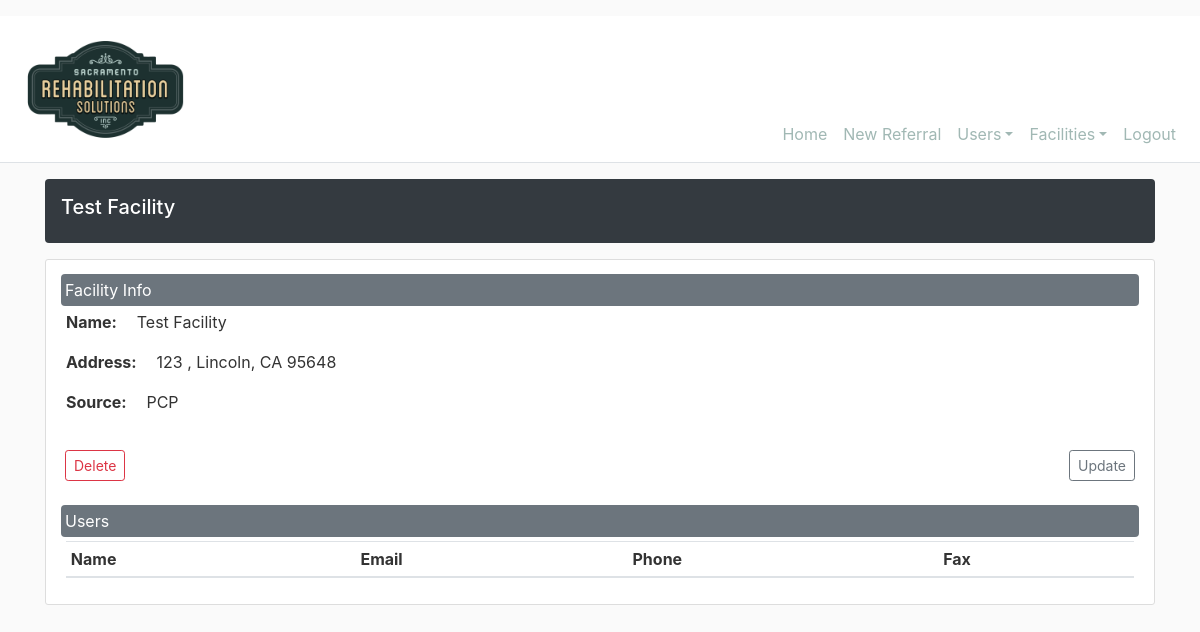
The page /facility/2 (signed in) on the database its author committed.
### srs_intake/models.py (models this page shows, shortened)
class Facility(db.Model):
    id = db.Column(db.Integer, primary_key=True, autoincrement=True)
    name = db.Column(db.String(50), nullable=True)
    address1 = db.Column(db.String(120), nullable=True)
    address2 = db.Column(db.String(120), nullable=True)
    city = db.Column(db.String(20), nullable=True)
    state = db.Column(db.String(2), nullable=True)
    zip_code = db.Column(db.String(10), nullable=True)
    source = db.Column(db.String(10), nullable=True)
    users = db.relationship('User', backref='facility_user', lazy=True)
    referrals = db.relationship('Referral', backref='facility_ref', lazy=True)

### srs_intake/facilities/routes.py (the view)
@facilities.route("/facility/<int:facility_id>")
@fresh_login_required
def facility(facility_id):
    facility = Facility.query.get_or_404(facility_id)
    return render_template('facilities/facility.html', title=f"{facility.name}", facility=facility)

### srs_intake/models.py (called while the page is built)
@login_manager.user_loader
def load_user(user_id):
    return User.query.get(int(user_id))

### srs_intake/templates/facilities/facility.html (shortened to what this page needs)
{% extends "layout.html" %}
{% block content %}
    <div class="d-flex align-items-center p-3 my-3 text-white bg-dark rounded shadow-sm">
        <div class="lh-100">
            <h5 class="lh-100">
                {{ title }}
            </h5>
        </div>
    </div>
    <div class="row">
        <div class="col-md-12">
            <div class="content-section">
                <div class="form-group">
                    <div class="form-row">
                        <legend class="col-form-label col-md-12 p-1 my-1 text-white bg-secondary rounded shadow-sm">Facility Info</legend>
                    </div>
                    <div class="form-row">
                        <div class="form-group col-md-6">
                            <span class="font-weight-bold pr-3">Name: </span>{{ facility.name }}
                        </div>
                    </div>
                    <div class="form-row">
                        <div class="form-group col-md-4">
                            <span class="font-weight-bold pr-3">Address: </span>{{ facility.address1 }} {{ facility.address2 }}, {{ facility.city }}, {{ facility.state }} {{ facility.zip_code }}
                        </div>
                    </div>
                    <div class="form-row">
                        <div class="form-group col-md-4">
                            <span class="font-weight-bold pr-3">Source: </span>{{ facility.source.upper() }}
                        </div>
                    </div>
                </div>
                <div class="form-row d-flex justify-content-between">
                    <div class="form-group d-flex justify-content-start">
                        <button type="button" class="btn btn-outline-danger btn-sm m-1" data-toggle="modal" data-target="#deleteModal">Delete</button>
                    </div>
                    <div class="form-group d-flex justify-content-end">
                        <a class="btn btn-outline-secondary btn-sm m-1" href="{{ url_for('facilities.update_facility',facility_id=facility.id) }}">Update</a>
                    </div>
                </div>
                <div class="form-row">
                    <legend class="col-form-label col-md-12 p-1 my-1 text-white bg-secondary rounded shadow-sm">Users</legend>
                </div>
                <table Class="table table-striped table-sm">
                    <thead>
                        <tr>
                            <th scope="col">Name</th>
                            <th scope="col">Email</th>
                            <th scope="col">Phone</th>
                            <th scope="col">Fax</th>
                        </tr>
                    </thead>
                </table>
            </div>
        </div>
    </div>
{% endblock content %}

### srs_intake/static/css/main.css (style rules this page uses)
body { background: #fafafa; color: #333333; }
h1, h2, h3, h4, h5, h6 { color: #ffffff; }
.content-section { background: #ffffff; padding: 10px 20px; border: 1px solid #dddddd; border-radius: 3px; margin-bottom: 20px; }

### rows shown on the page
Facility: name "Test Facility", address1 "123", city "Lincoln", state "CA", zip_code "95648", source "PCP"
